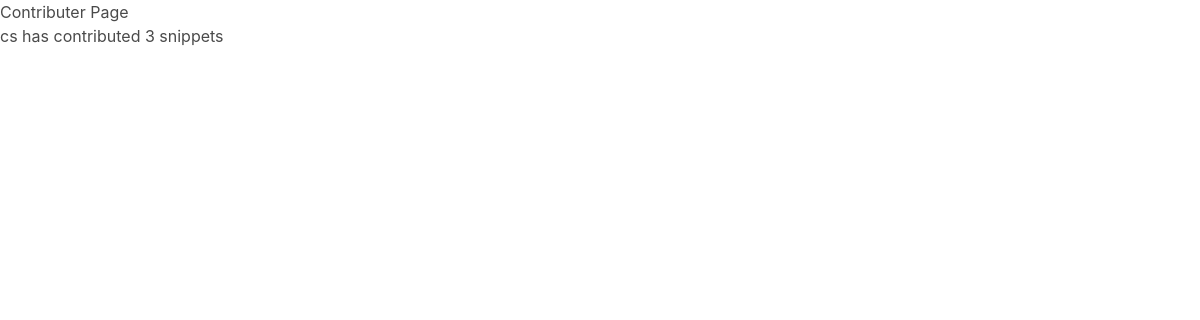
The page /snippet/top_contributers/ on the database as committed earlier.
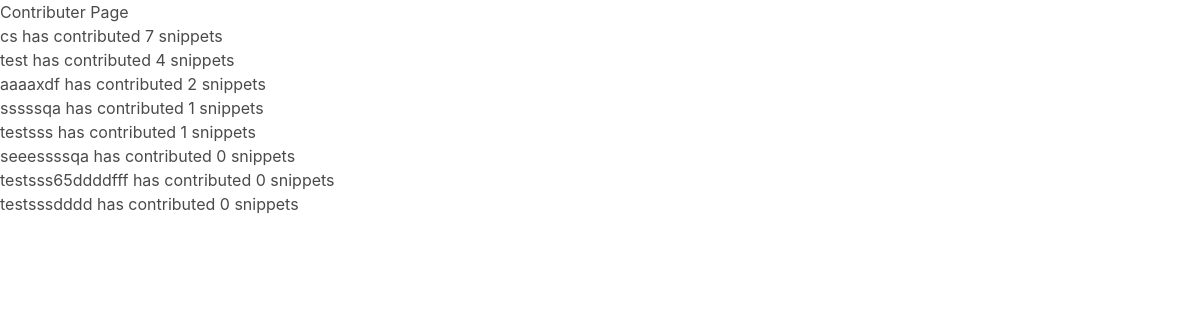
The same page on the database as committed later.
### snippets/models.py (models this page shows, shortened)
class CustomUser(AbstractUser):
    name=models.CharField(_("Name"),max_length=200)
    class Meta:
        unique_together=('name','email','id')

### snippets/views.py (the view)
# urls.py: path('snippet/top_contributers/',TopContributers.as_view(),name='contributer'),
class TopContributers(TemplateView):
    template_name='snippets/contributer.html'
    def get_context_data(self,**kwargs):
        context=super().get_context_data(**kwargs)
        query=Snippet.get_top_contributers(self)
        context['users']=query
        return context

### snippets/models.py (called while the page is built)
    def get_top_contributers(self):
        return CustomUser.objects.annotate(score=Count('snippet')).order_by('-score')

### templates/snippets/contributer.html
{% extends  'base.html' %}
{% block content %}
Contributer Page
{% for obj in users %}
<p>  {{obj.username|default:"NA"}} has contributed {{obj.score}} snippets </p>
{% endfor %}
{% endblock content %}

Rows that differ between the two databases and show on the page:
computed for CustomUser "cs": score "3" → "7"
added CustomUser: username "test", score "4"
added CustomUser: username "aaaaxdf", score "2"
added CustomUser: username "sssssqa", score "1"
added CustomUser: username "testsss", score "1"
added CustomUser: username "seeessssqa", score "0"
added CustomUser: username "testsss65ddddfff", score "0"
added CustomUser: username "testsssdddd", score "0"
